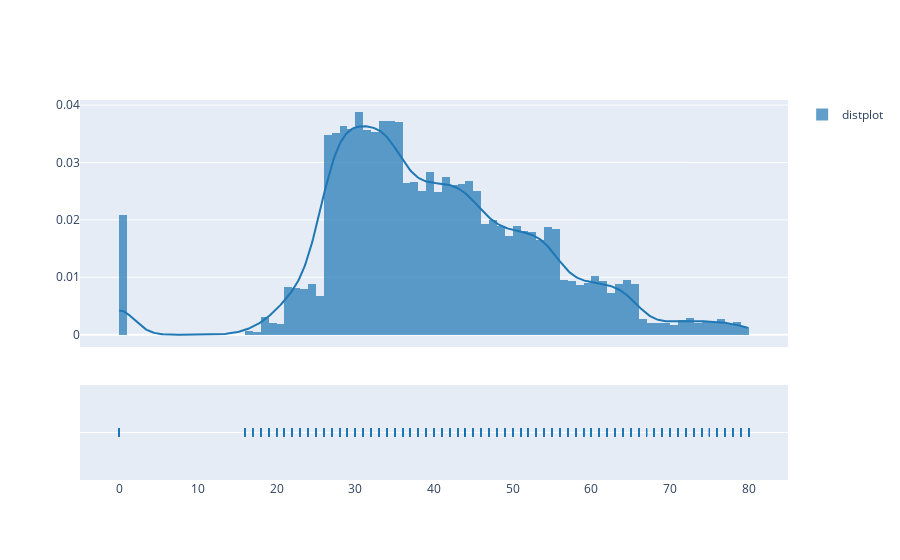

The notebook cell this image was saved under:
### Code cell
import plotly.figure_factory as ff
import numpy as np
np.random.seed(1)


hist_data = [data.Age]
group_labels = ['distplot'] 
fig = ff.create_distplot(hist_data, group_labels)
fig.show()

### Figure 1 — Plotly figure (JSON) as saved in the notebook; plotly's stock layout.template omitted (floating-point values rounded to 4 significant figures; data arrays with more than 128 entries replaced by an {"elided": "..."} marker saying what was removed)
{"data": [{"autobinx": false, "histnorm": "probability density", "legendgroup": "distplot", "marker": {"color": "rgb(31, 119, 180)"}, "name": "distplot", "opacity": 0.7, "type": "histogram", "x": {"elided": "15420 int values"}, "xaxis": "x", "xbins": {"end": 80, "size": 1, "start": 0}, "yaxis": "y"}, {"legendgroup": "distplot", "marker": {"color": "rgb(31, 119, 180)"}, "mode": "lines", "name": "distplot", "showlegend": false, "type": "scatter", "x": {"elided": "500 float values"}, "xaxis": "x", "y": {"elided": "500 float values"}, "yaxis": "y"}, {"legendgroup": "distplot", "marker": {"color": "rgb(31, 119, 180)", "symbol": "line-ns-open"}, "mode": "markers", "name": "distplot", "showlegend": false, "type": "scatter", "x": {"elided": "15420 int values"}, "xaxis": "x", "y": {"elided": "15420 str values"}, "yaxis": "y2"}], "layout": {"barmode": "overlay", "hovermode": "closest", "legend": {"traceorder": "reversed"}, "xaxis": {"anchor": "y2", "domain": [0, 1], "zeroline": false}, "yaxis": {"anchor": "free", "domain": [0.35, 1], "position": 0}, "yaxis2": {"anchor": "x", "domain": [0, 0.25], "dtick": 1, "showticklabels": false}}}
